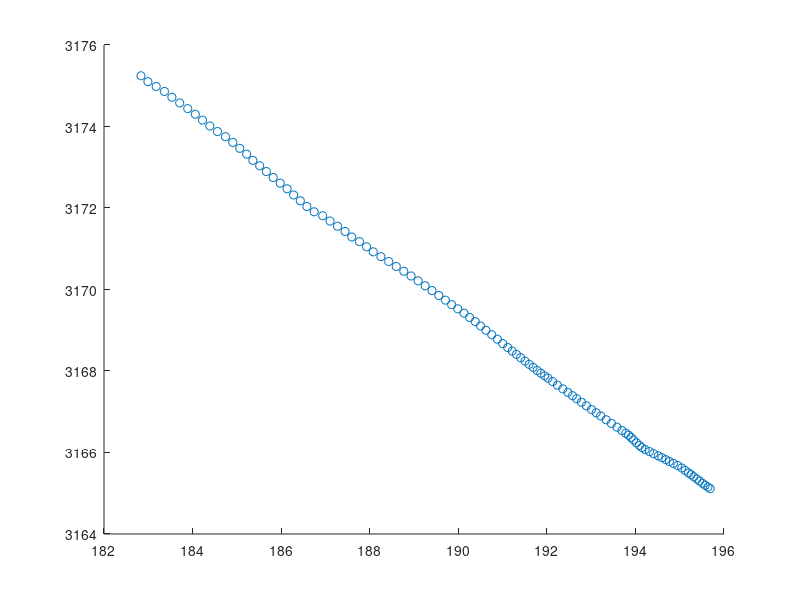

MATLAB code to generate this figure: (Note: this script raises an error after producing the figure.)

%%Initialisation
clear
load log.mat

%% Initialization
F1=[-0.0595,-0.1530;-0.0813,-0.1716];
Cw_1=[0.1177e-3,-0.0026e-3;-0.0026e-3,0.0782e-3];
for u=1:length(xsi)-1
    
    v(:,u)= xsi(:,u+1)- xsi(:,u);
    
end
for u=1:length(v)-1
    a(:,u)=v(:,u+1)-v(:,u);
end
x=[xsi(:,1:length(a));
    v(:,1:length(a));
    a(:,1:length(a))];
F = [eye(2) , eye(2) , zeros(2) ;
    zeros(2) , eye(2) , eye(2) ;
    zeros(2) , zeros(2) , F1] ;

Cw = [ zeros(4) , zeros(4,2) ;
    zeros(2,4) , Cw_1 ] ;
%%

i=10; %Current time^2
len=90; %Number of steps to predict
xPredicted(:,i+1)=x(:,i+1);
for j=(i+1)+1:(i+len)+1 %From state 11 till 100
    xPredicted(:,j)=F*xPredicted(:,j-1); %x(i+1)=Fx(i) Calcualtion of predicted state
    
end

%%

figure(1);
hold on
scatter(x(1,:),x(2,:)); %Scatter Plot of x

scatter(xPredicted(1,i+1:end),xPredicted(2,i+1:end),'.','r'); %Scatter Plot of x-predicted

title('Predicated path of the ship')
xlabel('x');
ylabel('y');
legend('x','x_{predicted}');


%%
cPredicted(:,:,i)=zeros(6); % Initial Covariance matrix for i=10;
for k=(i+1):(i+len)
    cPredicted(:,:,k)=F*cPredicted(:,:,k-1)*F'+Cw; %C_x(i+1)=F*C_X*F^T +Cw
    % end
    
    
    
    mu_x=xPredicted(1:2,k); %Prior knowledge for position
    
    ellipse_1= ellipse_plot(mu_x,cPredicted(1:2,1:2,k)); % call function for plotting the uncertainty region
    plot(ellipse_1(:,1),ellipse_1(:,2));%plotting the uncertainty region
end

hold off
legend('Position_{measurement}','position_{predicted}')

%% Considering various time and steps

time=[30,50,70,90]; % time vectors
step=[70,50,30,10]; %Steps for each time


for i=1:4
    cPredicted(:,:,time(i)+1)=zeros(6);
    xPredicted(:,time(i)+1)=x(:,time(i)+1);
    figure(i+1)
    scatter(x(1,:),x(2,:),'.','g');
    hold on
    scatter(xPredicted(1,time(i)+1:end),xPredicted(2,time(i)+1:end),'.','r');
    
    for j=(time(i)+1)+1:(time(i)+1)+step(i)
        xPredicted(:,j)=F*xPredicted(:,j-1);
        
        
        
        % Initial Covariance matrix for i=10;
        cPredicted(:,:,j)=F*cPredicted(:,:,j-1)*F'+Cw; %C_x(i+1)=F*C_X*F^T +Cw
        
        
        
        mu_x1=xPredicted(1:2,j); %Prior knowledge for position
        ellipse2=ellipse_plot(mu_x1,cPredicted(1:2,1:2,j)); % call function for plotting the uncertainty region
        plot(ellipse2(:,1),ellipse2(:,2));%plotting the uncertainty region
        A=['Prediction of step ',num2str(step(i)),' for time ',num2str(time(i))];
        title(A);
        
    end
    
    hold off
end

